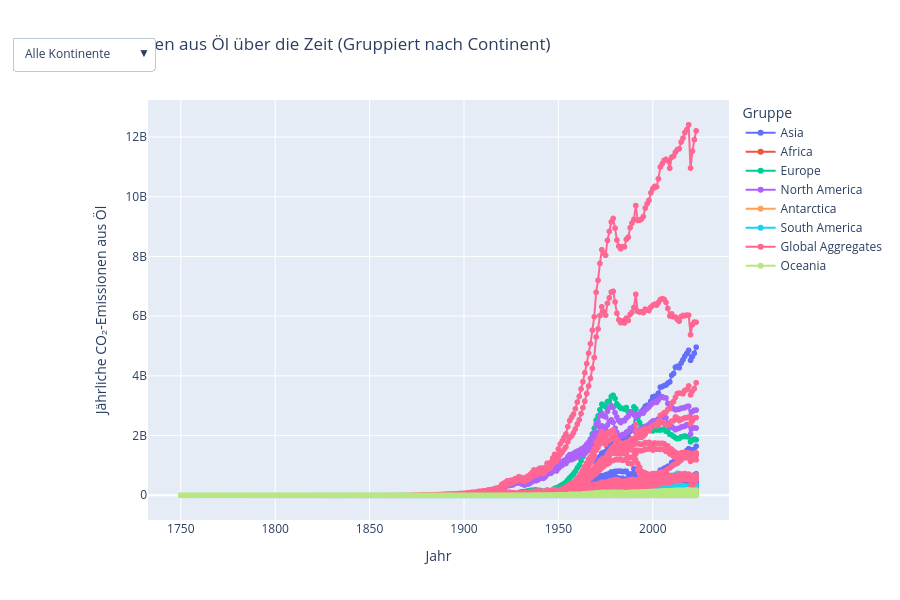

The cell this chart's notebook holds for it:
### Code cell
# --- Dropdown-Menü hinzufügen ---

# Hole alle einzigartigen Kontinente aus dem DataFrame
# Füge 'Alle Kontinente' als erste Option hinzu
all_continents = ['Alle Kontinente'] + sorted(df_emissions['Continent'].unique().tolist())

buttons = []

for continent in all_continents:
    if continent == 'Alle Kontinente':
        # Für "Alle Kontinente": Alle Traces sichtbar machen
        visible_traces = [True] * len(fig.data)
        title_text = f'CO2-Emissionen aus Öl über die Zeit (Gruppiert nach {group_by_col_for_plot})'
    else:
        # Für einen spezifischen Kontinent: Nur die Traces dieses Kontinents sichtbar machen
        # Plotly Express generiert Traces, deren 'legendgroup' dem Wert der 'color'-Spalte entspricht.
        visible_traces = [trace.legendgroup == continent for trace in fig.data]
        title_text = f'CO2-Emissionen aus Öl über die Zeit (Kontinent: {continent})'

    buttons.append(
        dict(
            label=continent,
            method="update",
            args=[{"visible": visible_traces}, # Sichtbarkeit der Traces anpassen
                  {"title": title_text}]       # Titel des Diagramms anpassen
        )
    )

fig.update_layout(
    updatemenus=[
        dict(
            type="dropdown",
            direction="down",
            x=0.01, # Position des Dropdowns (links oben)
            y=1.15, # Position des Dropdowns (oberhalb des Plots)
            showactive=True, # Aktuell ausgewählte Option hervorheben
            buttons=buttons,
        )
    ]
)

# --- 3.4 Diagramm anzeigen ---
print("\nDiagramm wird generiert und angezeigt... 📊")
fig.show()
